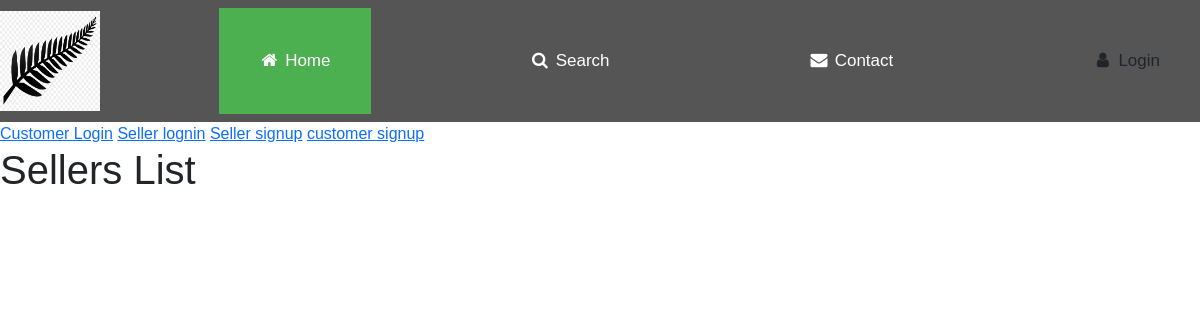
Before: / with the older database file.
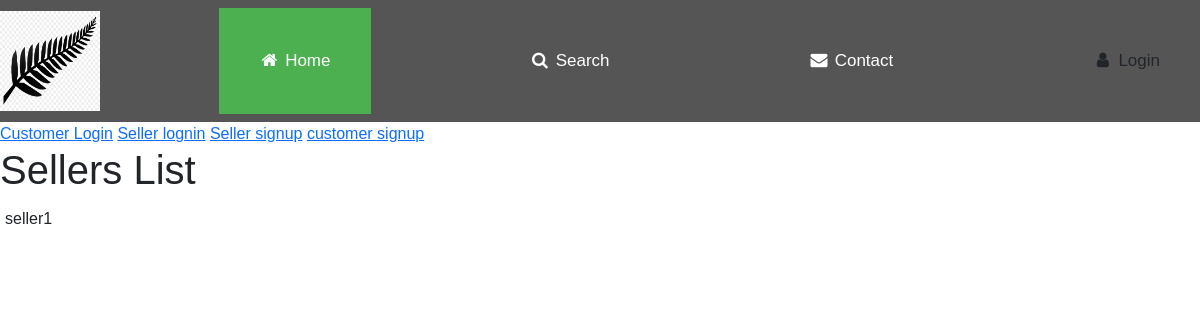
After: the same page with the newer database file.
### accounts/models.py (models this page shows)
class Seller(models.Model):
    user = models.OneToOneField(User, on_delete=models.CASCADE, primary_key=True)

class User(AbstractUser):
    is_customer = models.BooleanField(default=False)
    is_seller = models.BooleanField(default=False)

### accounts/views.py (the view)
# urls.py: path('',HomeF,name='homef'),
def HomeF(req):
    obj = Seller.objects.all()
    context ={
        'print' : obj
    }
    return render(req,'FirstPage.html',context)

### accounts/templates/FirstPage.html (shortened to what this page needs)
{% extends 'base.html' %}
{% load static %}
{% block body_block %}
<!DOCTYPE html>
<html>
<link rel="stylesheet" href="https://cdnjs.cloudflare.com/ajax/libs/font-awesome/4.7.0/css/font-awesome.min.css">
<body>
<div class="navbar">
<img src="{% static 'images/leaf.png' %}" height="100px" width="100px" align="left" onclick="image(this)">
  <a class="active" href="#"><i class="fa fa-fw fa-home"></i> Home</a>
  <a href="#"role="button" aria-pressed="true"><i class="fa fa-fw fa-search"></i> Search</a>
  <a href="#"role="button" aria-pressed="true"><i class="fa fa-fw fa-envelope"></i> Contact</a>
<a button onclick="document.getElementById('id01').style.display='block'" style="width:auto;" aria-pressed="true"><i class="fa fa-fw fa-user "></i> Login</a></button></a>
</div>
</body>
</html>
<a href="{% url 'clogin' %}">Customer Login</a>
<a href="{% url 'slogin' %}">Seller lognin</a>
<a href="{% url 'ssignup' %}" type="button" >Seller signup</a>
<a href="{% url 'csignup' %}" type="button" >customer signup</a>
<h1>Sellers List</h1>
    {% for i in print %}
    <table>
        <td>{{i.user.username}}</td>
    </table>
        <br>
    {% endfor %}
{% endblock %}

Changed rows visible on the page:
added Seller: user.username "seller1"
